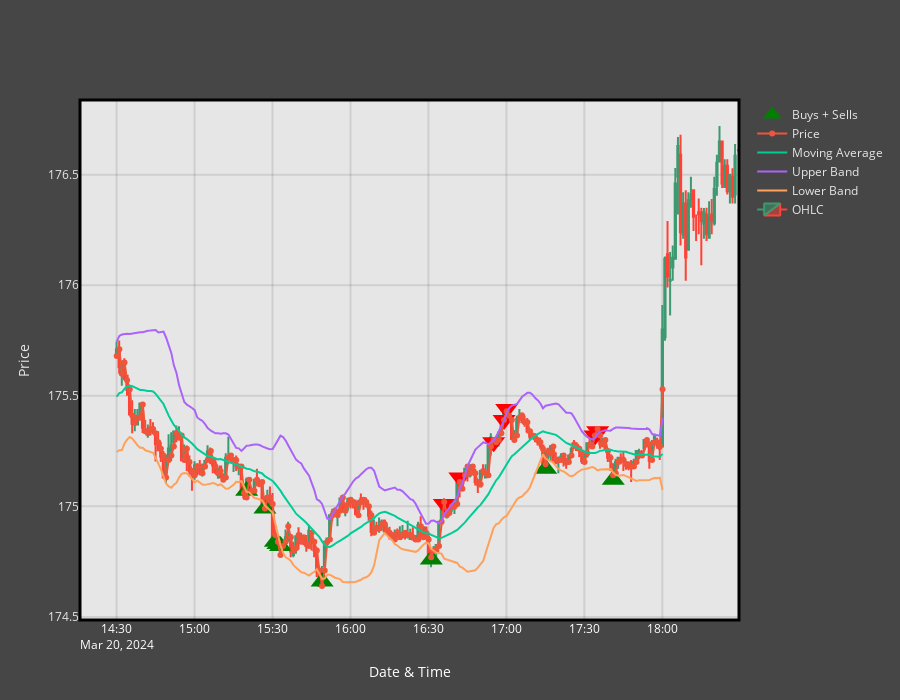

Here is the notebook cell this chart was saved with:
### Code cell
AMZN_Fig = AMZN_Bot.Plotting()

### Figure 1 — Plotly figure (JSON) as saved in the notebook; plotly's stock layout.template omitted (floating-point values rounded to 4 significant figures; data arrays with more than 128 entries replaced by an {"elided": "..."} marker saying what was removed)
{"data": [{"marker": {"color": ["green", "green", "green", "green", "green", "green", "green", "red", "red", "red", "red", "red", "green", "red", "red", "green"], "size": 20, "symbol": ["triangle-up", "triangle-up", "triangle-up", "triangle-up", "triangle-up", "triangle-up", "triangle-up", "triangle-down", "triangle-down", "triangle-down", "triangle-down", "triangle-down", "triangle-up", "triangle-down", "triangle-down", "triangle-up"]}, "mode": "markers", "name": "Buys + Sells", "type": "scatter", "x": ["2024-03-20T15:20:03.172203+00:00", "2024-03-20T15:27:05.116249+00:00", "2024-03-20T15:31:05.284195+00:00", "2024-03-20T15:32:04.927316+00:00", "2024-03-20T15:33:05.116291+00:00", "2024-03-20T15:49:05.513355+00:00", "2024-03-20T16:31:06.121560+00:00", "2024-03-20T16:36:05.989495+00:00", "2024-03-20T16:42:05.328017+00:00", "2024-03-20T16:55:06.178869+00:00", "2024-03-20T16:59:06.322189+00:00", "2024-03-20T17:00:06.381380+00:00", "2024-03-20T17:15:06.882837+00:00", "2024-03-20T17:34:06.363954+00:00", "2024-03-20T17:35:06.013849+00:00", "2024-03-20T17:41:06.926922+00:00"], "y": [175.1, 175.0, 174.8, 174.8, 174.8, 174.7, 174.8, 175.0, 175.1, 175.3, 175.4, 175.4, 175.2, 175.3, 175.3, 175.1]}, {"mode": "lines+markers", "name": "Price", "type": "scatter", "x": {"elided": "211 str values"}, "y": {"elided": "211 float values"}}, {"mode": "lines", "name": "Moving Average", "type": "scatter", "x": {"elided": "211 str values"}, "y": {"elided": "211 float values"}}, {"mode": "lines", "name": "Upper Band", "type": "scatter", "x": {"elided": "211 str values"}, "y": {"elided": "211 float values"}}, {"mode": "lines", "name": "Lower Band", "type": "scatter", "x": {"elided": "211 str values"}, "y": {"elided": "211 float values"}}, {"close": {"elided": "240 float values"}, "high": {"elided": "240 float values"}, "low": {"elided": "240 float values"}, "name": "OHLC", "open": {"elided": "240 float values"}, "type": "candlestick", "x": {"elided": "240 str values"}}], "layout": {"height": 700, "legend": {"font": {"color": "rgba(230,230,230,1)"}}, "paper_bgcolor": "rgba(70,70,70,1)", "plot_bgcolor": "rgba(230,230,230,1)", "shapes": [{"line": {"color": "black", "width": 3}, "type": "rect", "x0": 0, "x1": 1, "xref": "paper", "y0": 0, "y1": 1, "yref": "paper"}], "xaxis": {"gridcolor": "rgba(0,0,0,0.1)", "gridwidth": 2, "rangeslider": {"visible": false}, "tickfont": {"color": "white"}, "title": {"font": {"color": "white"}, "text": "Date & Time"}}, "yaxis": {"gridcolor": "rgba(0,0,0,0.1)", "gridwidth": 2, "tickfont": {"color": "rgba(230,230,230,1)"}, "title": {"font": {"color": "rgba(230,230,230,1)"}, "text": "Price"}}}}
